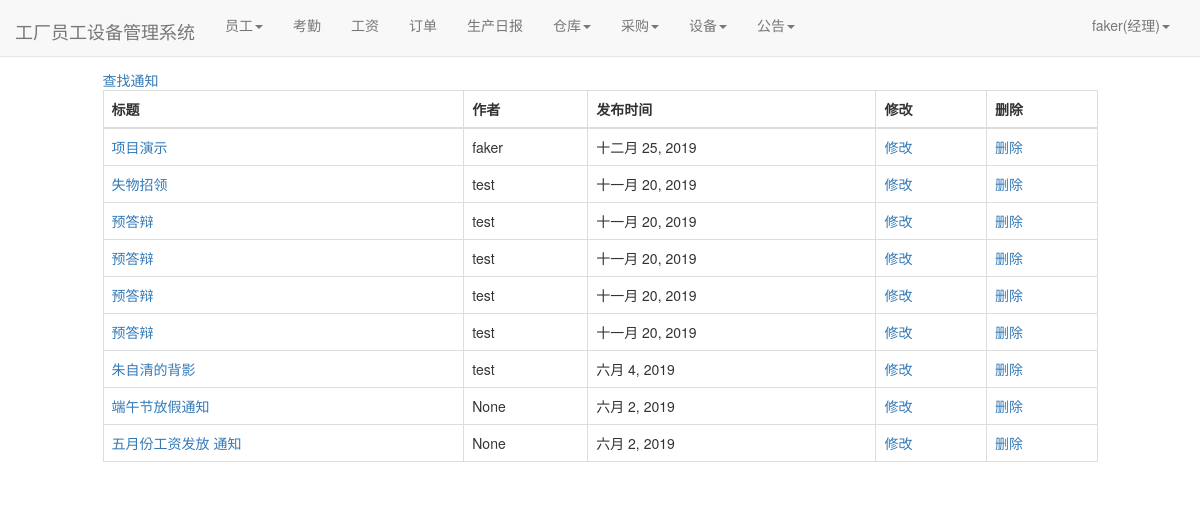
Page /notice/notice_lists/ (signed in) on the committed database.
### user/models.py (models this page shows)
class Profile(models.Model):
    user = models.OneToOneField(User, on_delete=models.CASCADE)
    staff_gender = models.CharField(max_length=10, choices=(('male', '男'), ('female', '女')), default='male',
                                    verbose_name='性别')
    staff_age = models.PositiveIntegerField(verbose_name="年龄")
    staff_home = models.CharField(max_length=100, verbose_name="籍贯")
    staff_nationality = models.CharField(max_length=20, verbose_name="民族")  # 民族
    staff_tel = models.BigIntegerField(verbose_name="电话")
    start_time = models.DateField(auto_now_add=True, verbose_name="入职时间")  # 入职时间
    id_card = models.CharField(max_length=20,verbose_name="身份证")  # 身份证号
    staff_type = models.CharField(max_length=100,verbose_name="职位", null=True)  # 职位
    salary_pre_hour = models.IntegerField(verbose_name="时薪")  # 时薪
    class Meta:
        ordering = ['-start_time']

### notice/models.py (models this page shows)
class Notice(models.Model):
    title = models.CharField(max_length=100,verbose_name="标题")
    author = models.ForeignKey(User, on_delete=models.DO_NOTHING, verbose_name="发表人", null=True)
    created_time = models.DateField(auto_now_add=True, verbose_name="发布时间")
    content = models.TextField(verbose_name="内容")
    class Meta:
        ordering = ['-created_time']

### notice/views.py (the view)
# urls.py: path('notice_lists/', views.notice_lists, name='notice_lists'),
def notice_lists(request):
    notice = Notice.objects.all()
    context = {}
    context['notice'] = notice
    return render(request, 'notice_lists.html', context)

### user/models.py (called while the page is built)
def get_staff_type(self):
    if Profile.objects.filter(user=self).exists():
        profile = Profile.objects.get(user=self)
        return profile.staff_type
    else:
        return ''

### notice/templates/notice_lists.html (shortened to what this page needs)
{% extends 'base.html' %}
{% if user.is_authenticated %}
                    {% if user_get_staff_type == '经理' %}
                        {% block nav_staff_active %}active{% endblock %}
                    {% else %}
                        {% block nav_staff1_active %}active{% endblock %}
                    {% endif %}
{% endif %}
{% block content %}
    <div class="containter">
        <div class="row">
            <div class="col-xs-10 col-xs-offset-1">
                {% if user.is_authenticated %}
                <table class="table table-bordered table-hover">
                    <a href="#">查找通知</a>
                    {% if user.get_staff_type == '经理' %}
                  <thead>
                    <tr>
                      <th scope="col">标题</th>
                         <th scope="col">作者</th>
                      <th scope="col">发布时间</th>
                        <th scope="col">修改</th>
                      <th scope="col">删除</th>
                    </tr>
                  </thead>
                  <tbody>
                  {%for u in notice%}
                    <tr>
                      <td><a href="{%url 'notice' u.pk%}">{{u.title}}</a></td>
                      <td>{{u.author}}</td>
                      <td>{{u.created_time}}</td>
                        <td><a href="{% url 'NoticeModify' u.pk%}">修改</a></li></td>
                      <td><a href="{% url 'delete_notice' u.pk%}">删除</a></li></td>
                    </tr>
                  {% endfor %}
                  </tbody>
                    {% endif %}
                </table>
                {% else %}
                    <span>未登录，跳转到首页...</span>
                    <script type="text/javascript">
                        window.location.href = '/';
                    </script>
                {% endif %}
            </div>
        </div>
    </div>
{% endblock %}

### templates/base.html (shortened to what this page needs)
{% load staticfiles %}
<!doctype html>
<html lang="en">
<head>
    <link rel="stylesheet" href="{% static 'base.css' %}">
    <link rel="stylesheet" href="{% static 'home.css' %}">
    <link rel="stylesheet" href="{% static 'bootstrap-3.37/css/bootstrap.min.css' %}">
</head>
<body>
<div class="navbar navbar-default navbar-fixed-top" role="navigation">
    <div class="container-fluid">
        <div class="navbar-header">
        </div>
    </div>
</div>
<nav class="navbar navbar-default navbar-fixed-top">
    <div class="container-fluid">
        <div class="navbar-header">
            <a class="navbar-brand" href="{% url 'home' %}">工厂员工设备管理系统</a>
        </div>
        {% if user.is_authenticated %}
        <div class="collapse navbar-collapse" id="bs-example-navbar-collapse-1">
            <ul class="nav navbar-nav">
                {% if user.get_staff_type == '经理' %}
                <li class="{% block nav_staff_active %}{% endblock %}">
                <li class="dropdown">
                    <a href="#" class="dropdown-toggle" data-toggle="dropdown" role="button" aria-haspopup="true"
                       aria-expanded="false">员工<span class="caret"></span></a>
                </li>
                </li>
                <li class="{% block nav_attendence_active %}{% endblock %}"><a href="{% url 'attendence_lists'%}">考勤</a>
                </li>
                <li class="{% block nav_salary_active %}{% endblock %}"><a href="{% url 'salary_lists'%}">工资</a></li>
                <li class="{% block nav_order_active %}{% endblock %}"><a href="{% url 'order_list' %}">订单</a></li>
                <li class="{% block nav_producediary_active %}{% endblock %}"><a
                        href="{% url 'product_diary' %}">生产日报</a></li>
                <li class="{% block nav_warehousediary_active %}{% endblock %}">
                <li class="dropdown">
                    <a href="#" class="dropdown-toggle" data-toggle="dropdown" role="button" aria-haspopup="true"
                       aria-expanded="false">仓库<span class="caret"></span></a>
                </li>
                </li>
                <li class="{% block nav_purchase_active %}{% endblock %}">
                <li class="dropdown">
                    <a href="#" class="dropdown-toggle" data-toggle="dropdown" role="button" aria-haspopup="true"
                       aria-expanded="false">采购<span class="caret"></span></a>
                </li>
                </li>
                <li class="{% block nav_facility_active %}{% endblock %}">
                <li class="dropdown">
                    <a href="#" class="dropdown-toggle" data-toggle="dropdown" role="button" aria-haspopup="true"
                       aria-expanded="false">设备<span class="caret"></span></a>
                </li>
                </li>
                <li class="{% block nav_notice_active %}{% endblock %}">
                <li class="dropdown">
                    <a href="#" class="dropdown-toggle" data-toggle="dropdown" role="button" aria-haspopup="true"
                       aria-expanded="false">公告<span class="caret"></span></a>
                </li>
                </li>
                {%endif%}
            </ul>
            <ul class="nav navbar-nav navbar-right">
                <li class="dropdown">
                    <a href="#" class="dropdown-toggle" data-toggle="dropdown" role="button" aria-haspopup="true"
                       aria-expanded="false">
                        {{user.username}}({{user.get_staff_type}})<span class="caret"></span></a>
                </li>
            </ul>
        </div>
        {% else %}
        <ul class="nav navbar-nav navbar-right">
            <li><a href="{% url 'login' %}?from={{ request.get_full_path }}">登录</a></li>
        </ul>
        {% endif %}
    </div>
</nav>
{% block content%} {% endblock %}
</body>
</html>

### static/home.css (style rules this page uses)
* { margin: 0; padding: 0; }
body { margin-top: 70px!important; }
ul { list-style-type: none!important; }
ul.navbar-right { margin-right: 0; }
div.navbar-header { font-size: 200%; padding-top: 0.2em; }

### rows in the picture
Notice: title "项目演示", author "faker", created_time "十二月 25, 2019"
Notice: title "失物招领", author "test", created_time "十一月 20, 2019"
Notice: title "预答辩", author "test", created_time "十一月 20, 2019"
Notice: title "预答辩", author "test", created_time "十一月 20, 2019"
Notice: title "预答辩", author "test", created_time "十一月 20, 2019"
Notice: title "预答辩", author "test", created_time "十一月 20, 2019"
Notice: title "朱自清的背影", author "test", created_time "六月 4, 2019"
Notice: title "端午节放假通知", author "None", created_time "六月 2, 2019"
Notice: title "五月份工资发放 通知", author "None", created_time "六月 2, 2019"

### other values in the picture
{{ user.username }} "faker"
{{ user.get_staff_type }} "经理"
